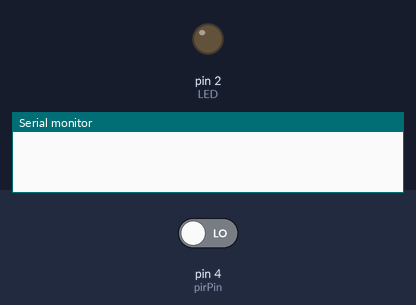
The sketch below on a simulated Arduino Uno, built with avr-gcc and run on an emulated ATmega328P. On the bench: output pins drawn as LEDs (lit = HIGH), the last lines printed to the serial monitor. Inputs (shaded band) come from the test bench; at power-on: pin 4 (pirPin) LOW.

Above: at 1.2 s.
1.3 s: pin 4 (pirPin) driven HIGH
At 3.3 s:
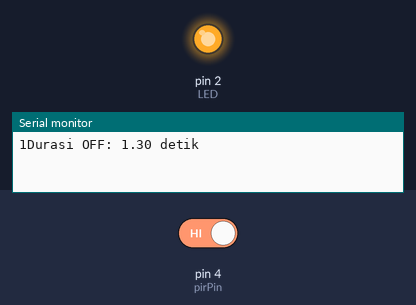
3.8 s: pin 4 (pirPin) driven LOW
At 19.4 s:
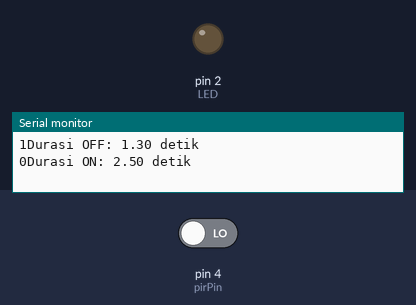
Timing chart, 0 to 20.3 s (numbered marks = the images above; inputs shaded):
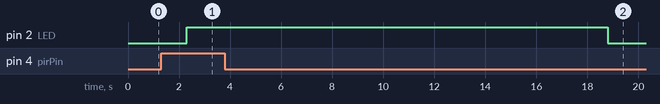

The sketch:

SensorPIR.ino
```cpp
const int pirPin = 4;
const int LED = 2;
int pirState = LOW;
int counter = 0;

// Penanda waktu
unsigned long previousMillisIncrement = 0;
unsigned long previousMillisDecrement = 0;

int lastState = LOW;
int currentState = LOW;

unsigned long lastChangeMillis = 0;
unsigned long totalOnTime = 0;
unsigned long totalOffTime = 0;

void setup() {
  pinMode(pirPin, INPUT);
  pinMode(LED, OUTPUT);
  Serial.begin(9600);
}

void loop() {
  currentState = digitalRead(pirPin);

  unsigned long currentMillis = millis();

  if (currentState != lastState) {
    // Ada perubahan status
    unsigned long duration = currentMillis - lastChangeMillis;

    if (lastState == HIGH) {
      totalOnTime += duration;
      Serial.print(digitalRead(pirPin));
      Serial.print("Durasi ON: ");
      Serial.print(duration / 1000.0);
      Serial.println(" detik");
    } else {
      totalOffTime += duration;
      Serial.print(digitalRead(pirPin));
      Serial.print("Durasi OFF: ");
      Serial.print(duration / 1000.0);
      Serial.println(" detik");
    }

    // Update penanda
    lastState = currentState;
    lastChangeMillis = currentMillis;
  }
  pirState = digitalRead(pirPin);

  unsigned long currentMilliss = millis();

  if (pirState == HIGH) {
    // Saat PIR aktif
    if (currentMilliss - previousMillisIncrement >= 100) {
      previousMillisIncrement = currentMilliss;

      if (counter < 100) {
        counter++;
      }
    }

    // Reset decrement timer supaya tidak langsung turun saat sensor OFF
    previousMillisDecrement = currentMilliss;
  } else {
    // Saat PIR tidak aktif
    if (currentMilliss - previousMillisDecrement >= 1000) {
      previousMillisDecrement = currentMilliss;

      if (counter > 0) {
        counter--;
      }
    }
  }

  if (counter > 10) {
    digitalWrite(LED, HIGH);
  } else {
    digitalWrite(LED, LOW);
  }
}
```

Measured:
- after the input at 1.3 s, pin 2 (LED): LOW → HIGH after 1.0 s
- after the input at 3.8 s, pin 2 (LED): HIGH → LOW after 15.0 s
